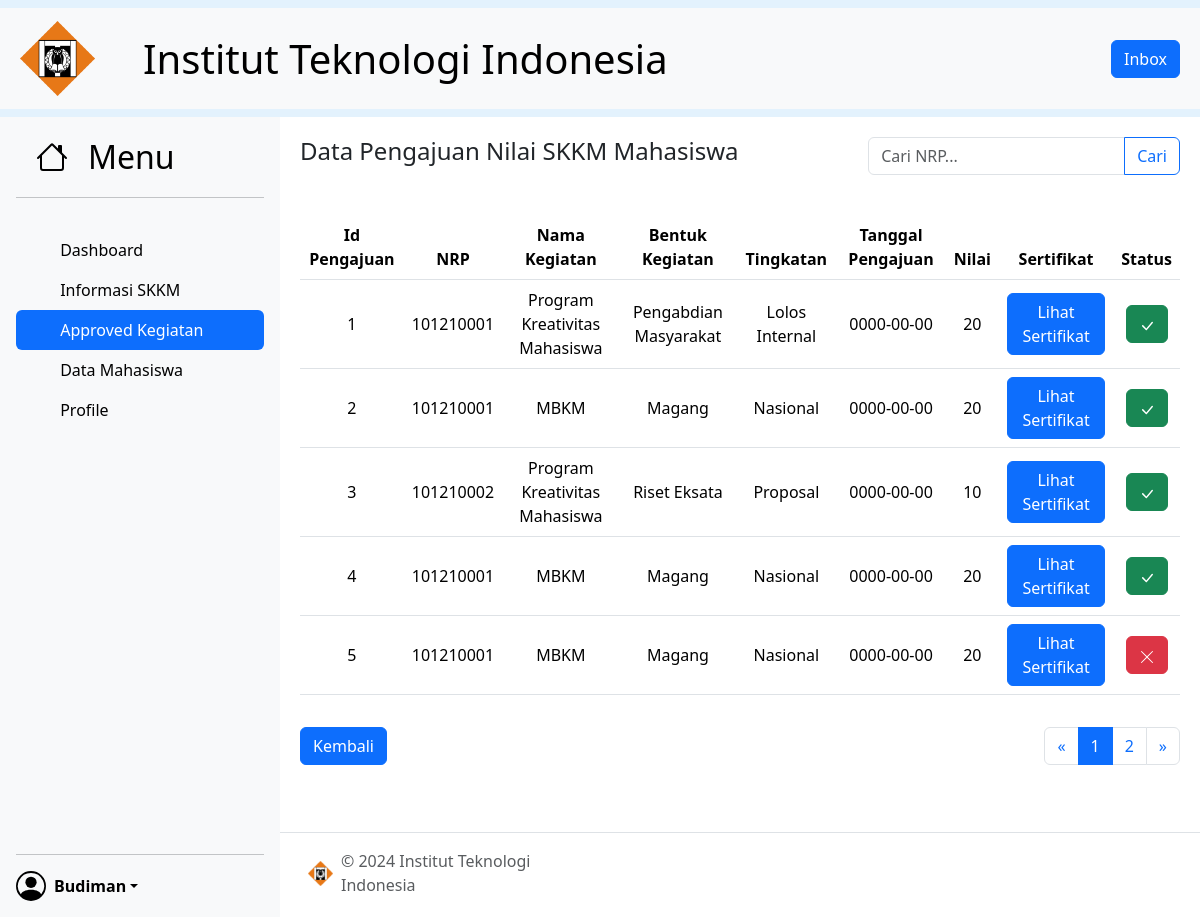
The page /pka/totalpengajuan.php (signed in) on the database its author committed.
### tables this page shows
CREATE TABLE `pka` (
  `idpka` int(11) NOT NULL,
  `jabatan` varchar(255) NOT NULL,
  `nama` varchar(255) NOT NULL,
  `username` varchar(50) NOT NULL,
  `password` varchar(20) NOT NULL,
  `foto` varchar(255) NOT NULL,
  `tgl_lahir` date NOT NULL,
  `email` varchar(255) NOT NULL,
  `alamat` varchar(255) NOT NULL
);

CREATE TABLE `pengajuan` (
  `id_pengajuan` int(11) NOT NULL,
  `nrp` int(16) DEFAULT NULL,
  `id_jnskegiatan` int(11) DEFAULT NULL,
  `status` int(3) DEFAULT NULL,
  `tanggal_pengajuan` date DEFAULT NULL,
  `nilai` int(3) NOT NULL,
  `foto` varchar(255) NOT NULL
);

CREATE TABLE `jenis_kegiatan` (
  `id_jnskegiatan` int(11) NOT NULL,
  `nama_kegiatan` varchar(255) NOT NULL,
  `bentuk_kegiatan` varchar(255) NOT NULL,
  `tingkatan` varchar(255) NOT NULL,
  `nilai_kegiatan` int(3) NOT NULL
);

### pka/role.php (called while the page is built, shortened)
<?php
include "../koneksi.php";
$username = $_SESSION['username'];
$querySQL1 = "SELECT * FROM pka WHERE username = '$username'";
$result1 = $koneksi->query($querySQL1);
$row1 = $result1->fetch_assoc();
?>

### pka/totalpengajuan.php (the view, shortened to what this page needs)
<?php
include "role.php";
include "../koneksi.php";
$page = isset($_GET['page']) ? $_GET['page'] : 1;
$studentsPerPage = 5;
$offset = ($page - 1) * $studentsPerPage;
$search = isset($_GET['search']) ? $_GET['search'] : '';
$whereClause = !empty($search) ? "WHERE pengajuan.nrp LIKE '%$search%' OR jenis_kegiatan.nama_kegiatan LIKE '%$search%' OR jenis_kegiatan.bentuk_kegiatan LIKE '%$search%' OR jenis_kegiatan.tingkatan LIKE '%$search%'" : '';
$sqlQuery = "SELECT pengajuan.id_pengajuan, pengajuan.nrp, jenis_kegiatan.nama_kegiatan, jenis_kegiatan.bentuk_kegiatan, jenis_kegiatan.tingkatan, pengajuan.foto, pengajuan.tanggal_pengajuan, pengajuan.nilai, pengajuan.status
            FROM pengajuan
            INNER JOIN jenis_kegiatan ON pengajuan.id_jnskegiatan = jenis_kegiatan.id_jnskegiatan
            $whereClause LIMIT $offset, $studentsPerPage";
$result1 = $koneksi->query($sqlQuery);
$totalStudentsQuery = "SELECT COUNT(*) as total FROM pengajuan INNER JOIN jenis_kegiatan ON pengajuan.id_jnskegiatan = jenis_kegiatan.id_jnskegiatan $whereClause";
$totalResult = $koneksi->query($totalStudentsQuery);
$totalData = $totalResult->fetch_assoc()['total'];
$totalPages = ceil($totalData / $studentsPerPage);
?>
<!DOCTYPE html>
<html lang="en">
<head>
    <link href="https://cdn.jsdelivr.net/npm/bootstrap@5.3.2/dist/css/bootstrap.min.css" rel="stylesheet">
    <link rel="stylesheet" href="asset/style/style.css">
</head>
<body>
<nav class="navbar" style="background-color: #e3f2fd;">
    <nav class="navbar bg-body-tertiary">
      <div class="container-fluid">
        <a class="navbar-brand" href="#">
          <img src="./asset/img/iti.png" alt="Logo" width="75" height="75" class="d-inline-block align-text-center">
          <span class="fs-1"><span class="me-5"></span>Institut Teknologi Indonesia</span>
        </a>
        <button type="button" onclick="location.href='pengajuan.php'" class="btn btn-primary position-relative">
          Inbox
        </button>
      </div>
    </nav>
  </nav>
  <div class="isi-content">
    <div class="d-flex flex-column flex-shrink-0 p-3 bg-body-tertiary" style="width: 280px; height: auto; min-height: 100vh;">
      <div class="side-judul">
        <a href="#" class="d-flex align-items-center mb-3 mb-md-0 me-md-auto link-body-emphasis text-decoration-none">
          <span class="fs-2">Menu</span>
        </a>
      </div>
      <hr>
      <ul class="nav nav-pills flex-column mb-auto">
        <li class="nav-item">
          <a href="index.php" class="nav-link link-body-emphasis" >
            <svg class="bi pe-none me-2" width="16" height="16"><use xlink:href="#home"></use></svg>
            Dashboard
          </a>
        </li>
        <li>
          <a href="informasi.php" class="nav-link link-body-emphasis">
            <svg class="bi pe-none me-2" width="16" height="16"><use xlink:href="#speedometer2"></use></svg>
            Informasi SKKM
          </a>
        </li>
        <li>
          <a href="pengajuan.php" class="nav-link active">
            <svg class="bi pe-none me-2" width="16" height="16"><use xlink:href="#speedometer2"></use></svg>
            Approved Kegiatan
          </a>
        </li>
        <li>
          <a href="datamahasiswa.php" class="nav-link link-body-emphasis">
            <svg class="bi pe-none me-2" width="16" height="16"><use xlink:href="#table"></use></svg>
            Data Mahasiswa
          </a>
        </li>
        <li>
          <a href="profile.php" class="nav-link link-body-emphasis">
            <svg class="bi pe-none me-2" width="16" height="16"><use xlink:href="#grid"></use></svg>
            Profile
          </a>
        </li>
      </ul>
      <hr>
      <div class="dropdown">
        <a href="#" class="d-flex align-items-center link-body-emphasis text-decoration-none dropdown-toggle" data-bs-toggle="dropdown" aria-expanded="false">
          <strong><?php echo $row1['nama'] ?></strong>
        </a>
      </div>
    </div>
    <div class="d-flex flex-column w-100">
      <section class="data_mhs">
        <div class="d-flex justify-content-between">
          <h4 class="mb-4">Data Pengajuan Nilai SKKM Mahasiswa</h4>
            <form class="mb-3" action="totalpengajuan.php" method="GET">
              <div class="input-group">
                <input type="text" class="form-control" placeholder="Cari NRP..." name="search">
                <button class="btn btn-outline-primary" type="submit">Cari</button>
              </div>
            </form>
        </div>
        <br>
          <table class="table align-middle">
              <thead>
                <tr>
                  <th scope="col">Id Pengajuan</th>
                  <th scope="col">NRP</th>
                  <th scope="col">Nama Kegiatan</th>
                  <th scope="col">Bentuk Kegiatan</th>
                  <th scope="col">Tingkatan</th>
                  <th scope="col">Tanggal Pengajuan</th>
                  <th scope="col">Nilai</th>
                  <th scope="col">Sertifikat</th>
                  <th scope="col">Status</th>
                </tr>
              </thead>
              <tbody class="table-body">
                <?php
                  if ($result1->num_rows > 0) {
                    while($row = $result1->fetch_assoc()) {
                      if ($row['status'] == 1){
                          $info = "<button type='button' class='btn btn-success' data-bs-container='body' data-bs-toggle='popover' data-bs-placement='left' data-bs-content='Disetujui'>
                          <div class='status'>
                              <svg xmlns='http://www.w3.org/2000/svg' width='16' height='16' fill='currentColor' class='bi bi-check-lg' viewBox='0 0 16 16'>
                                  <path d='M12.736 3.97a.733.733 0 0 1 1.047 0c.286.289.29.756.01 1.05L7.88 12.01a.733.733 0 0 1-1.065.02L3.217 8.384a.757.757 0 0 1 0-1.06.733.733 0 0 1 1.047 0l3.052 3.093 5.4-6.425a.247.247 0 0 1 .02-.022'/>
                              </svg>
                          </div>
                          </button>";
                          } else if ($row['status'] == 2){
                          $info = "<button type='button' class='btn btn-danger' data-bs-container='body' data-bs-toggle='popover' data-bs-placement='left' data-bs-content='Ditolak'>
                          <div class='status'>
                              <svg xmlns='http://www.w3.org/2000/svg' width='16' height='16' fill='currentColor' class='bi bi-x-lg' viewBox='0 0 16 16'>
                                  <path d='M2.146 2.854a.5.5 0 1 1 .708-.708L8 7.293l5.146-5.147a.5.5 0 0 1 .708.708L8.707 8l5.147 5.146a.5.5 0 0 1-.708.708L8 8.707l-5.146 5.147a.5.5 0 0 1-.708-.708L7.293 8z'/>
                              </svg>
                          </div>
                          </button>";
                          } else {
                          $info = "<button type='button' class='btn btn-warning' data-bs-container='body' data-bs-toggle='popover' data-bs-placement='left' data-bs-content='Pending'>
                              <span class='spinner-border spinner-border-sm' aria-hidden='true'></span>
                              <span class='visually-hidden' role='status'>Pending</span>
                          </button>";
                      }
                      echo"
                        <tr>
                          <td>".$row["id_pengajuan"]."</td>
                          <td>".$row["nrp"]."</td>
                          <td>".$row["nama_kegiatan"]."</td>
                          <td>".$row["bentuk_kegiatan"]."</td>
                          <td>".$row["tingkatan"]."</td>
                          <td>".$row["tanggal_pengajuan"]."</td>
                          <td>".$row["nilai"]."</td>
                          <td>
                            <div>
                              <a class='btn btn-primary' role='button' href='readsertif.php?id=".$row["id_pengajuan"]."'>Lihat Sertifikat</a>
                            </div>
                          </td>
                          <td>
                            <div>
                              $info
                            </div>
                          </td>
                        </tr>";
                    }
                  }
                ?>
              </tbody>
          </table>
          <div class='d-flex justify-content-between align-items-center'>
                <a class='btn btn-primary' href='pengajuan.php' role='button'>Kembali</a>
                <?php if ($totalPages > 0) { ?>
                  <ul class='pagination justify-content-end'>
                    <li class='page-item'>
                      <a class='page-link' href='totalpengajuan.php?page=<?php echo ($page > 1) ? ($page - 1) : 1 ?>&search=<?php echo urlencode($search) ?>' aria-label='Previous'>
                        <span aria-hidden='true'>&laquo;</span>
                      </a>
                    </li>
                    <?php for ($i = 1; $i <= $totalPages; $i++) { ?>
                      <li class='page-item <?php echo ($i == $page) ? 'active' : '' ?>'>
                        <a class='page-link' href='totalpengajuan.php?page=<?php echo $i ?>&search=<?php echo urlencode($search) ?>'><?php echo $i ?></a>
                      </li>
                    <?php } ?>
                    <li class='page-item'>
                      <a class='page-link' href='totalpengajuan.php?page=<?php echo ($page < $totalPages) ? ($page + 1) : $totalPages ?>&search=<?php echo urlencode($search) ?>' aria-label='Next'>
                        <span aria-hidden='true'>&raquo;</span>
                      </a>
                    </li>
                  </ul>
                <?php } ?>
              </div>
      </section>
      <div class="footer mb-1 mt-auto">
        <footer class="d-flex flex-wrap justify-content-between align-items-center py-3 border-top">
          <div class="footer-content">
            <div class="col-md-4 px-2 d-flex align-items-center">
              <a href="#" class="mb-3 me-2 mb-md-0 text-body-secondary text-decoration-none lh-1">
                <img src="./asset/img/iti.png" alt="Logo" width="25" height="25" class="d-inline-block align-text-center">
              </a>
              <span class="mb-3 mb-md-0 text-body-secondary">© 2024 Institut Teknologi Indonesia</span>
            </div>
          </div>
        </footer>
      </div>
    </div>
    </div>
</body>
</html>

### pka/asset/style/style.css (style rules this page uses)
* { box-sizing: border-box; }
html, body { margin: 0; padding: 0; height: 100%; }
.isi-content { min-height: 100vh; display: flex ; }
nav { width: 100%; }
.navbar a { display: flex; align-items: center; }
.side-judul { padding-left: 1rem; }
.side-judul span { padding-left: 0.5rem; }
.data_mhs { width: 100%; height: auto; padding: 20px; }
th, td { text-align: center; }
.container-fluid { padding: 0px 20px; }
.footer-content { width: 100%; padding-left: 20px; }
.status svg { animation: zoom 1s ease infinite; }
a { text-decoration: none; }
dl, ol, ul { margin-top: 1rem; margin-bottom: 1rem; }

### rows shown on the page
pka: nama "Budiman"
pengajuan: id_pengajuan "1", nrp "101210001", id_jnskegiatan.nama_kegiatan "Program Kreativitas Mahasiswa", id_jnskegiatan.bentuk_kegiatan "Pengabdian Masyarakat", id_jnskegiatan.tingkatan "Lolos Internal", tanggal_pengajuan "0000-00-00", nilai "20", status 1 (drawn)
pengajuan: id_pengajuan "2", nrp "101210001", id_jnskegiatan.nama_kegiatan "MBKM", id_jnskegiatan.bentuk_kegiatan "Magang", id_jnskegiatan.tingkatan "Nasional", tanggal_pengajuan "0000-00-00", nilai "20", status 1 (drawn)
pengajuan: id_pengajuan "3", nrp "101210002", id_jnskegiatan.nama_kegiatan "Program Kreativitas Mahasiswa", id_jnskegiatan.bentuk_kegiatan "Riset Eksata", id_jnskegiatan.tingkatan "Proposal", tanggal_pengajuan "0000-00-00", nilai "10", status 1 (drawn)
pengajuan: id_pengajuan "4", nrp "101210001", id_jnskegiatan.nama_kegiatan "MBKM", id_jnskegiatan.bentuk_kegiatan "Magang", id_jnskegiatan.tingkatan "Nasional", tanggal_pengajuan "0000-00-00", nilai "20", status 1 (drawn)
pengajuan: id_pengajuan "5", nrp "101210001", id_jnskegiatan.nama_kegiatan "MBKM", id_jnskegiatan.bentuk_kegiatan "Magang", id_jnskegiatan.tingkatan "Nasional", tanggal_pengajuan "0000-00-00", nilai "20", status 2 (drawn)
